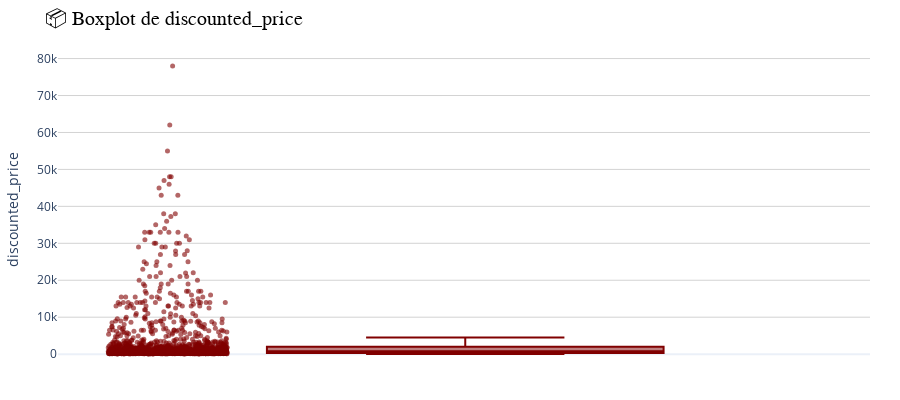
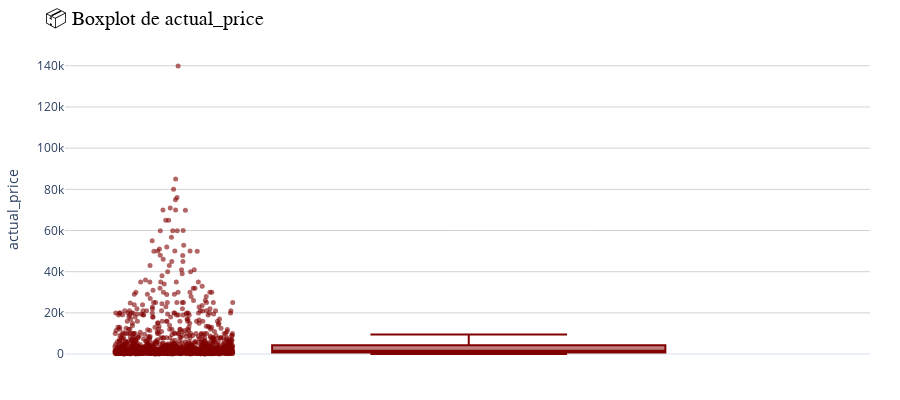
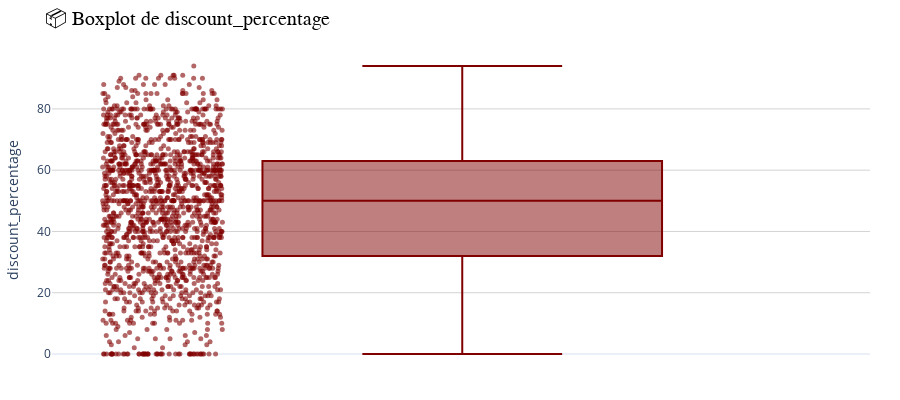
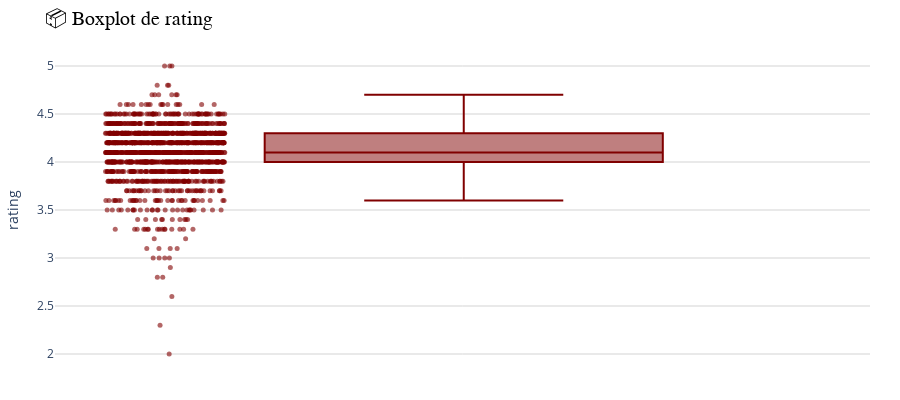

Notebook code cell kept with these figures, in order:
### Code cell
# boxplot para detectar outliers en cada columna numérica usando plotly

for col in numeric_cols:
    fig = px.box(
        df, 
        y=col, 
        title=f'📦 Boxplot de {col}',
        points="all",  # Muestra todos los puntos (outliers incluidos)
        template="plotly_white",  # Fondo claro y limpio
        color_discrete_sequence=["#800000"]  # Color vino tinto profesional
    )
    
    fig.update_layout(
        title_font=dict(size=20, family='Arial', color='black'),
        yaxis_title=col,
        yaxis=dict(showgrid=True, gridcolor='lightgray'),
        margin=dict(l=50, r=30, t=50, b=30),
        height=400
    )
    
    fig.update_traces(jitter=0.3, marker=dict(size=5, opacity=0.6))
    fig.show()

### Figure 1 — Plotly figure (JSON) as saved in the notebook; plotly's stock layout.template omitted (floating-point values rounded to 4 significant figures; data arrays with more than 128 entries replaced by an {"elided": "..."} marker saying what was removed)
{"data": [{"alignmentgroup": "True", "boxpoints": "all", "hovertemplate": "discounted_price=%{y}<extra></extra>", "jitter": 0.3, "legendgroup": "", "marker": {"color": "#800000", "opacity": 0.6, "size": 5}, "name": "", "notched": false, "offsetgroup": "", "orientation": "v", "showlegend": false, "type": "box", "x0": " ", "xaxis": "x", "y": {"elided": "1465 float values"}, "y0": " ", "yaxis": "y"}], "layout": {"boxmode": "group", "height": 400, "legend": {"tracegroupgap": 0}, "margin": {"b": 30, "l": 50, "r": 30, "t": 50}, "title": {"font": {"color": "black", "family": "Arial", "size": 20}, "text": "📦 Boxplot de discounted_price"}, "xaxis": {"anchor": "y", "domain": [0, 1]}, "yaxis": {"anchor": "x", "domain": [0, 1], "gridcolor": "lightgray", "showgrid": true, "title": {"text": "discounted_price"}}}}

### Figure 2 — Plotly figure (JSON) as saved in the notebook; plotly's stock layout.template omitted (floating-point values rounded to 4 significant figures; data arrays with more than 128 entries replaced by an {"elided": "..."} marker saying what was removed)
{"data": [{"alignmentgroup": "True", "boxpoints": "all", "hovertemplate": "actual_price=%{y}<extra></extra>", "jitter": 0.3, "legendgroup": "", "marker": {"color": "#800000", "opacity": 0.6, "size": 5}, "name": "", "notched": false, "offsetgroup": "", "orientation": "v", "showlegend": false, "type": "box", "x0": " ", "xaxis": "x", "y": {"elided": "1465 float values"}, "y0": " ", "yaxis": "y"}], "layout": {"boxmode": "group", "height": 400, "legend": {"tracegroupgap": 0}, "margin": {"b": 30, "l": 50, "r": 30, "t": 50}, "title": {"font": {"color": "black", "family": "Arial", "size": 20}, "text": "📦 Boxplot de actual_price"}, "xaxis": {"anchor": "y", "domain": [0, 1]}, "yaxis": {"anchor": "x", "domain": [0, 1], "gridcolor": "lightgray", "showgrid": true, "title": {"text": "actual_price"}}}}

### Figure 3 — Plotly figure (JSON) as saved in the notebook; plotly's stock layout.template omitted (floating-point values rounded to 4 significant figures; data arrays with more than 128 entries replaced by an {"elided": "..."} marker saying what was removed)
{"data": [{"alignmentgroup": "True", "boxpoints": "all", "hovertemplate": "discount_percentage=%{y}<extra></extra>", "jitter": 0.3, "legendgroup": "", "marker": {"color": "#800000", "opacity": 0.6, "size": 5}, "name": "", "notched": false, "offsetgroup": "", "orientation": "v", "showlegend": false, "type": "box", "x0": " ", "xaxis": "x", "y": {"elided": "1465 int values"}, "y0": " ", "yaxis": "y"}], "layout": {"boxmode": "group", "height": 400, "legend": {"tracegroupgap": 0}, "margin": {"b": 30, "l": 50, "r": 30, "t": 50}, "title": {"font": {"color": "black", "family": "Arial", "size": 20}, "text": "📦 Boxplot de discount_percentage"}, "xaxis": {"anchor": "y", "domain": [0, 1]}, "yaxis": {"anchor": "x", "domain": [0, 1], "gridcolor": "lightgray", "showgrid": true, "title": {"text": "discount_percentage"}}}}

### Figure 4 — Plotly figure (JSON) as saved in the notebook; plotly's stock layout.template omitted (floating-point values rounded to 4 significant figures; data arrays with more than 128 entries replaced by an {"elided": "..."} marker saying what was removed)
{"data": [{"alignmentgroup": "True", "boxpoints": "all", "hovertemplate": "rating=%{y}<extra></extra>", "jitter": 0.3, "legendgroup": "", "marker": {"color": "#800000", "opacity": 0.6, "size": 5}, "name": "", "notched": false, "offsetgroup": "", "orientation": "v", "showlegend": false, "type": "box", "x0": " ", "xaxis": "x", "y": {"elided": "1465 float values"}, "y0": " ", "yaxis": "y"}], "layout": {"boxmode": "group", "height": 400, "legend": {"tracegroupgap": 0}, "margin": {"b": 30, "l": 50, "r": 30, "t": 50}, "title": {"font": {"color": "black", "family": "Arial", "size": 20}, "text": "📦 Boxplot de rating"}, "xaxis": {"anchor": "y", "domain": [0, 1]}, "yaxis": {"anchor": "x", "domain": [0, 1], "gridcolor": "lightgray", "showgrid": true, "title": {"text": "rating"}}}}
